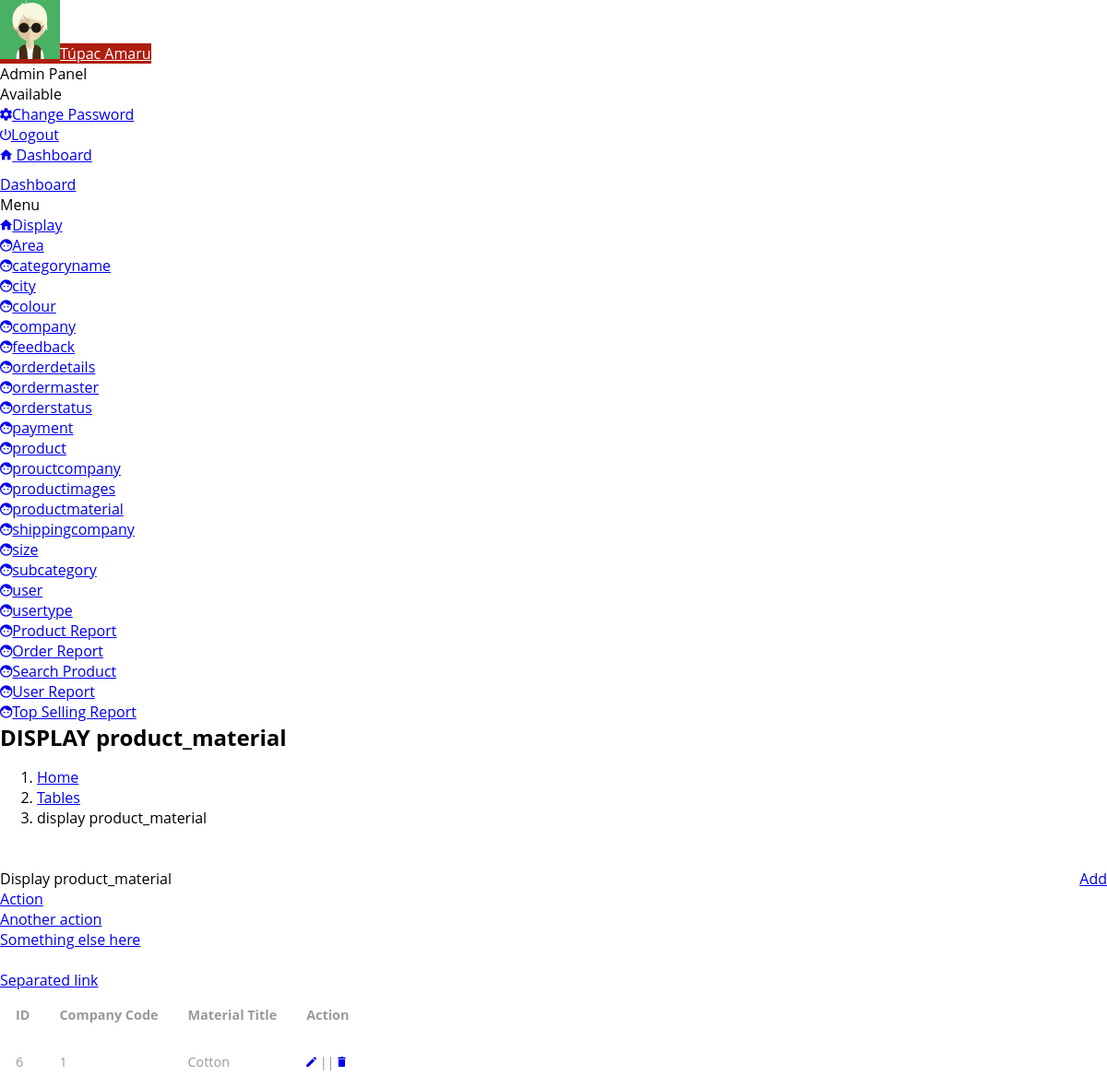
The page /admin/display-productmaterial.php on the database its author committed.
### tables this page shows
CREATE TABLE IF NOT EXISTS `tbl_product_material` (
  `Mat_codeid` int(11) NOT NULL,
  `Company_code` int(11) NOT NULL,
  `Pro_mat_name` varchar(20) NOT NULL,
  `is_active` int(11) NOT NULL DEFAULT '1',
  `is_delete` int(11) NOT NULL DEFAULT '0',
  `insert_datetime` timestamp NOT NULL DEFAULT CURRENT_TIMESTAMP
);

### admin/display-productmaterial.php (the view, shortened to what this page needs)
<!DOCTYPE html>
<html lang="en">
<head>
    <link rel="stylesheet" type="text/css" href="assets/lib/perfect-scrollbar/css/perfect-scrollbar.min.css"/>
    <link rel="stylesheet" type="text/css" href="assets/lib/material-design-icons/css/material-design-iconic-font.min.css"/>
    <link rel="stylesheet" type="text/css" href="assets/lib/datetimepicker/css/bootstrap-datetimepicker.min.css"/>
    <link rel="stylesheet" type="text/css" href="assets/lib/daterangepicker/css/daterangepicker.css"/>
    <link rel="stylesheet" type="text/css" href="assets/lib/select2/css/select2.min.css"/>
    <link rel="stylesheet" type="text/css" href="assets/lib/bootstrap-slider/css/bootstrap-slider.css"/>
    <link rel="stylesheet" href="assets/css/style.css" type="text/css"/>
  </head>
  <body>
    <div class="be-wrapper">
      <?php
      include './theme-part/header.php';
      ?>
      <?php
      include './theme-part/side_bar.php';
      ?>
         <div class="be-content">
        <div class="page-head">
          <h2 class="page-head-title">DISPLAY product_material</h2>
          <ol class="breadcrumb page-head-nav">
            <li><a href="#">Home</a></li>
            <li><a href="#">Tables</a></li>
            <li class="active">display product_material</li>
          </ol>
          <a href="insert-productmaterial.php" class="btn btn-primary" style="float: right">Add</a>
        </div>
        <div class="main-content container-fluid">
          <div class="row">
            <div class="col-sm-12">
              <div class="panel panel-default panel-table">
                <div class="panel-heading"> Display product_material
                  <div class="tools dropdown"><a href="#" type="button" data-toggle="dropdown" class="dropdown-toggle"></a>
                    <ul role="menu" class="dropdown-menu pull-right">
                      <li><a href="#">Action</a></li>
                      <li><a href="#">Another action</a></li>
                      <li><a href="#">Something else here</a></li>
                      <li class="divider"></li>
                      <li><a href="#">Separated link</a></li>
                    </ul>
                  </div>
                </div>
                <div class="panel-body">
                  <table  class="table table-striped table-hover table-fw-widget">
                    <thead>
                      <tr>
                        <th>ID</th>
                        <th>Company Code</th>
                        <th>Material Title</th>
                       <th class="tg-5xsc">Action</th>
                      </tr>
                    </thead>
 <?php
$qry = "select * from tbl_product_material";
$result = mysqli_query($conn,$qry);
 while ($row = mysqli_fetch_array($result)){
    echo "<tr>";
    echo "<td>{$row['Mat_codeid']}</td>";
    echo "<td>{$row['Company_code']}</td>";
    echo "<td>{$row['Pro_mat_name']}</td>";
    echo "<td><a href='edit-productmaterial.php?eid={$row['Mat_codeid']}'><i class='mdi mdi-edit' aria-hidden='true'></i></a> || <a href='?id=$row[0]'><i class='mdi mdi-delete' aria-hidden='true'></i></a> </td>";
}
?>
                  </table>
                </div>
              </div>
            </div>
          </div>
        </div>
      </div>
    </div>
  </body>
</html>

### css/style.css (style rules this page uses)
body a { transition:0.5s all; -webkit-transition:0.5s all; -moz-transition:0.5s all; -o-transition:0.5s all; -ms-transition:0.5s all; }
h1,h2,h3,h4,h5,h6 { padding:0 0; margin:0 0; font-family: 'Open Sans', sans-serif; }
ul { padding:0 0; margin:0 0; }
body { padding:0 0; margin:0 0; font-family: 'Open Sans', sans-serif; }
.table > thead > tr > th, .table > tbody > tr > th, .table > tfoot > tr > th, .table > thead > tr > td, .table > tbody > tr > td, .table > tfoot > tr > td { border-top: none !important; }
.table td, .table>tbody>tr>td, .table>tbody>tr>th, .table>tfoot>tr>td, .table>tfoot>tr>th, .table>thead>tr>td, .table>thead>tr>th { padding: 15px!important; }
.table > thead > tr > th, .table > tbody > tr > th, .table > tfoot > tr > th, .table > thead > tr > td, .table > tbody > tr > td, .table > tfoot > tr > td { font-size: 0.9em; color: #999; border-top: none !important; }
ol { margin-bottom: 44px; }

### rows shown on the page
tbl_product_material: Mat_codeid "6", Company_code "1", Pro_mat_name "Cotton"
